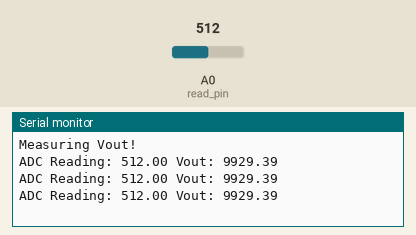
A sketch run on a simulated Arduino Uno, built with avr-gcc and run on an emulated ATmega328P. On the bench: the last lines printed to the serial monitor. The test bench sets the inputs (shaded band); at power-on: A0 (read_pin) = 512.

Above: at 1.3 s.
1.4 s: A0 (read_pin) set to 1014
At 1.9 s:
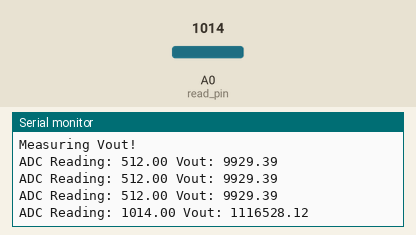
2.9 s: A0 (read_pin) set to 1023
At 3.4 s:
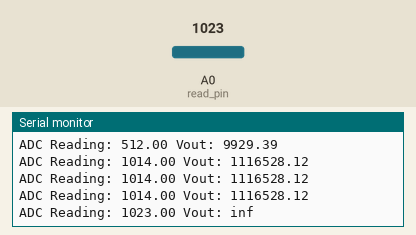

The sketch:

no2_read.ino
```cpp
int read_pin = A0;
int resistor = 9910;

double ppm = 0;

double _delay = 500;
double voltage = 0;

void setup() {

    Serial.begin(9600);
    Serial.println("Measuring Vout!");
}

void loop() {
    voltage = analogRead(read_pin); // reads the analog voltage
    Serial.print("ADC Reading: ");
    Serial.print(voltage);
    Serial.print(" Vout: ");
    ppm = 9910/(1023/voltage - 1);
    Serial.println(ppm);
    delay(_delay);
}
```

Measured:
- the behaviour switches between 1022 and 1023 on A0 (read_pin) (found by bisection; images 1 and 2)
- after the input at 1.4 s, the serial monitor: prints a new line after 0.10 s (image 1)
- after the input at 2.9 s, the serial monitor: prints a new line after 0.11 s (image 2)
